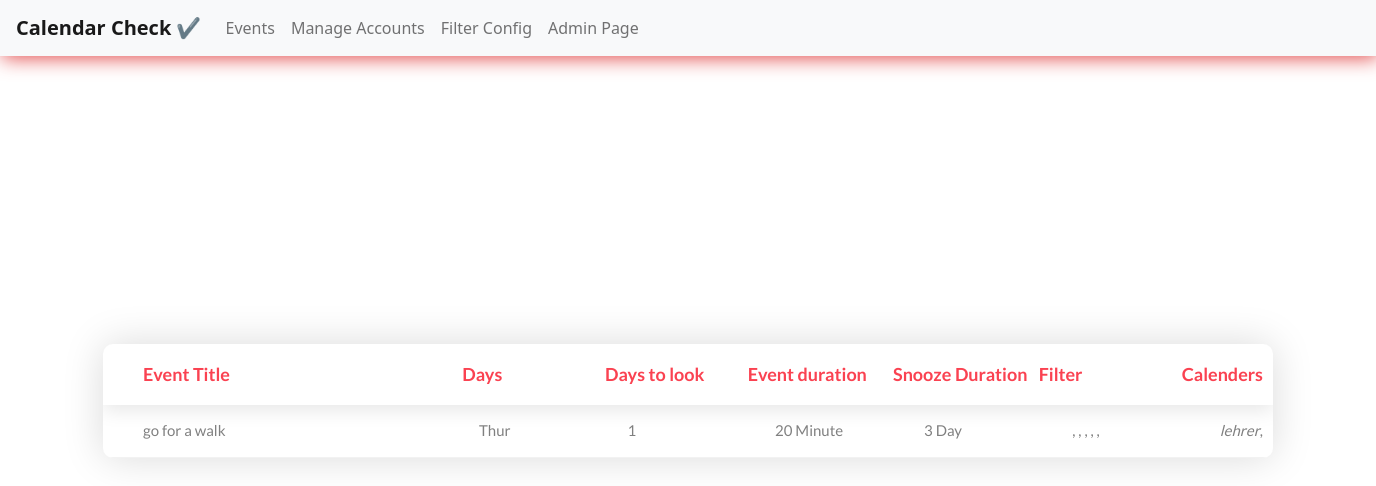
The app's page /, older data.
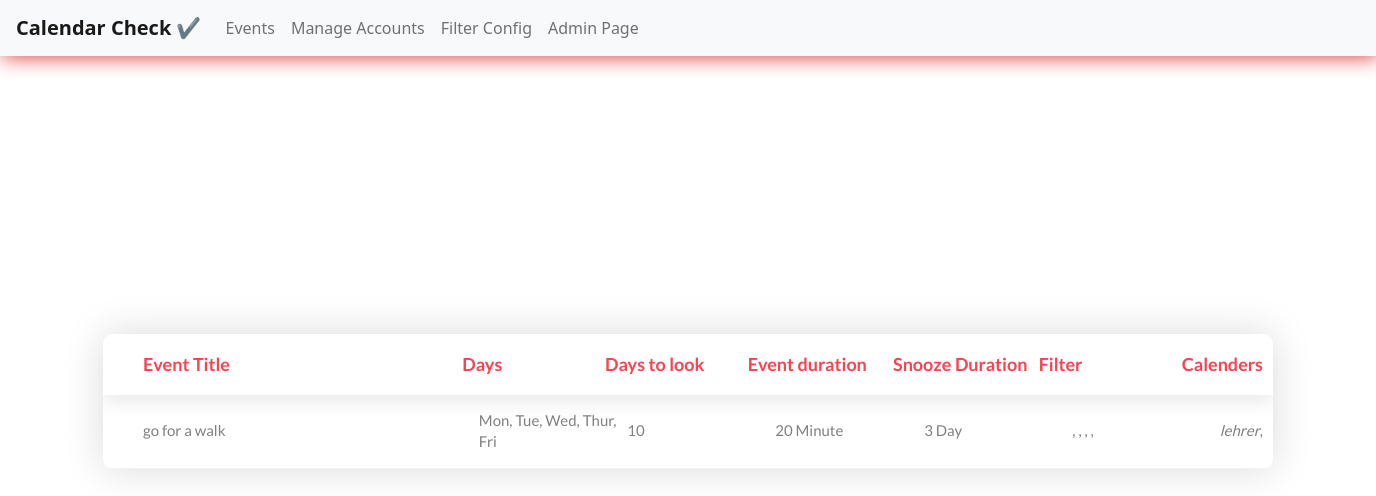
The same page, newer data.
### cal/models.py (models this page shows, shortened)
class EventDetails(models.Model):
    title = models.CharField(max_length=200, help_text = "Event Title")
    days_to_look = models.IntegerField(null=True, help_text = "Number of days to look")
    days = MultiSelectField(choices=day_choices, null=True, help_text = "Days to look at")
    free_event = models.BooleanField('include free events?', default=True)
    event_duration_type = models.CharField(max_length=100, choices=event_duration_choice, help_text = "Days / Hours / Minutes")
    event_duration = models.IntegerField()
    apply_snooze = models.BooleanField(default=True, help_text = "Apply snooze")
    snooze_type = models.CharField(max_length=100, choices=event_duration_choice, help_text = "Days / Hours / Minutes")
    snooze_duration = models.IntegerField(help_text = "Duration for the snooze")
    snooze_days = MultiSelectField(choices=day_choices, null=True, blank=True, help_text = "Snooze days (Optional)")
    filter = models.ManyToManyField(Filter, help_text = "Choose Filter(s)")
    calenders = models.ManyToManyField('Calenders', help_text = "Pick calendars to look into")
    class Meta:
        verbose_name_plural = "Event Details"

class Filter(models.Model):
    filter_detail = models.CharField('Filter Detail', max_length=300, null=True)
    keyword = models.CharField(max_length=30, choices=keyword)
    X1 = models.CharField('value to set(X1)', max_length=200, null=True, blank=True, help_text = "if Window is selected Please use 12-hour clock and X2 should be greater than X1")
    X2 = models.CharField('value to set(X2)', max_length=200, null=True, blank=True)
    class Meta:
        verbose_name_plural = "FIlters"

class Calenders(models.Model):
    name = models.CharField(null=True, blank=True, max_length=200)
    ide = models.CharField(max_length=400, null=True, blank=True)
    token_url = models.CharField(max_length=200, null=True, blank=True)
    title = models.CharField(max_length=200, null=True, blank=True)
    class Meta:
        verbose_name_plural = "Calenders"

### cal/views.py (the view)
# urls.py: path('', home, name='home'),
def home(request):
    events = EventDetails.objects.all()
    context = {'events': events}
    return render(request, 'cal/home.html', context)

### cal/templates/cal/home.html (shortened to what this page needs)
{% extends 'index.html' %}
{% load static %}
{% block content %}
<div class="limiter">
    <div class="container-table100">
        <div class="wrap-table100">
            <div class="table100 ver2 m-b-110">
                <div class="table100-head">
                    <table>
                        <thead>
                            <tr class="row100 head">
                                <th class="cell100 column1">Event Title</th>
                                <th class="cell100 column5">Days</th>
                                <th class="cell100 column2">Days to look</th>
                                <th class="cell100 column5">Event duration</th>
                                <th class="cell100 column5">Snooze Duration</th>
                                <th class="cell100 column5">Filter</th>
                                <th class="cell100 column5">Calenders</th>
                            </tr>
                        </thead>
                    </table>
                </div>
                <div class="table100-body js-pscroll">
                    <table>
                        <tbody>
                            {% for event in events %}
                            <tr class="row100 body">
                                <td class="cell100 column1">{{ event.title }}</td>
                                <td class="cell100 column5">{{ event.days }}</td>
                                <td class="cell100 column2">{{ event.days_to_look }}</td>
                                <td class="cell100 column5">{{ event.event_duration }} {{ event.event_duration_type }}</td>
                                <td class="cell100 column5">{{ event.snooze_duration }} {{ event.snooze_type }}</td>
                                <td class="cell100 column5">
                                    {% for fil in event.filter.all %}
                                    ,
                                    {% endfor %}
                                </td>
                                <td class="cell100 column5">
                                    {% for cal in event.calenders.all %}
                                    <i>{{ cal.name }}</i>,
                                    {% endfor %}
                                </td>
                            </tr>
                            {% endfor %}
                        </tbody>
                    </table>
                </div>
            </div>
        </div>
    </div>
</div>
{% endblock content %}

Row changes from the older to the newer data that the page shows:
changed EventDetails "go for a walk": days "Thur" → "Mon, Tue, Wed, Thur, Fri"; days_to_look "1" → "10"
